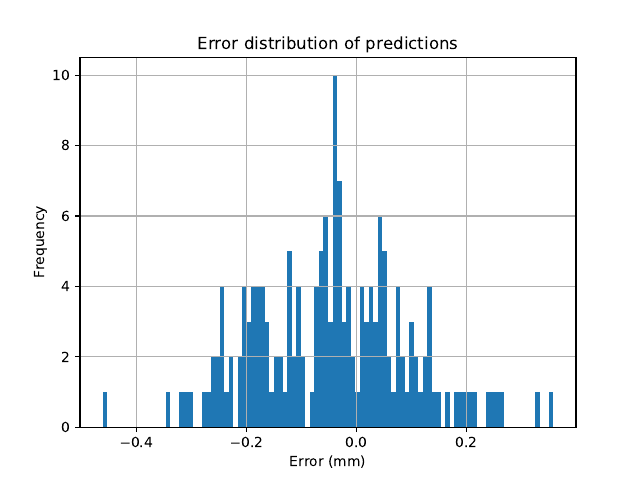

Reproduce this figure in Python.
import pandas as pd
import numpy as np
import os
import matplotlib.pyplot as plt
import seaborn as sns

log_path = "logs/"


npArr = np.zeros(0)
print(npArr)
for f in os.listdir(log_path):
    file = np.load((log_path + f))
    npArr = np.concatenate((npArr, file))


print(npArr.shape)
data = {"V": npArr}

df = pd.DataFrame(data=data)
print(df)

print("mean: ", df.mean())
print("std: ", df.std())
print("median: ", df.median())
print("min: ", df.min())
print("max: ", df.max())
#sns.distplot(npArr, kde=True, rug=False);
df.hist(bins=100)
plt.title("Error distribution of predictions")
plt.xlabel("Error (mm)")
plt.ylabel("Frequency")
plt.savefig("stats.pdf", format='pdf')
plt.show()

#sns.catplot(data=df, s=3)
sns.catplot(data=df, kind="box")
#plt.ylabel("Error (mm)")
#plt.hlines(-DEVIATION_LIMIT, 0, 4,colors = 'r',linestyles = 'dashed')
#plt.hlines(DEVIATION_LIMIT, 0, 4,colors = 'r',linestyles = 'dashed')
#plt.title("Deviation error test")
plt.show()
